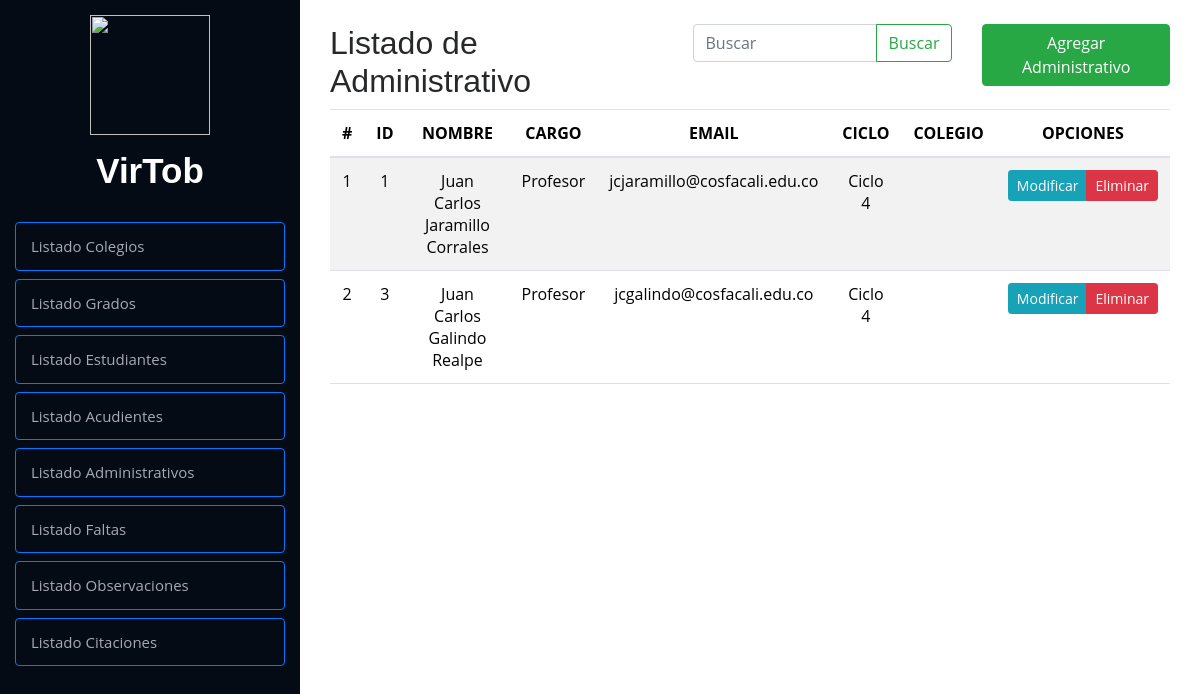
Page /crud/listaAdministrativo/ on the committed database.
### Modulos/Observador/models.py (models this page shows, shortened)
class Administrativos(models.Model):
    idAdministrativo = models.AutoField(primary_key=True)
    nombre = models.CharField(max_length=100)
    apellido = models.CharField(max_length=100)
    cargos = [  # Lista de tuplas para choices
        ('profesor', 'Profesor'),
        ('directivo', 'Directivo'),
    ]
    cargo = models.CharField(max_length=9, choices=cargos, default='profesor')
    ciclo = models.CharField(max_length=12, null=True, blank=True)
    correo = models.EmailField(max_length=100)
    contrasena = models.CharField(max_length=100)
    class Meta:
        verbose_name = 'Administrativos'

### Modulos/Observador/views.py (the view, shortened to what this page needs)
# urls.py: path('listaAdministrativo/', listaAdministrativo, name='listaAdministrativo'),
def listaAdministrativo(request):
    query = request.GET.get("buscar", "")  # Obtener el valor del input
    administrativos = Administrativos.objects.all()  # Obtiene todos los registros
    return render(request, 'listas/administrativos.html', {'administrativo': administrativos, "query": query})

### Modulos/Observador/templates/listas/administrativos.html (shortened to what this page needs)
{% extends "../index.html" %}
{% load static %}
        {% block contenido %}
        <div class="container py-4">
            <div class="row">
                <div class="col-md-12">
                    <div class="row">
                        <div class="col-5">
                            <h2>Listado de Administrativo</h2>
                        </div>
                        <div class="col-4">
                            <form class="d-flex" method="GET">
                                <div class="input-group">
                                    <input type="text" class="form-control" placeholder="Buscar" name="buscar"
                                        value="{{ query }}" aria-label="Search">
                                    <button class="btn btn-outline-success" type="submit">Buscar</button>
                                </div>
                            </form>
                        </div>
                        <div class="col-3">
                            <a href="{% url 'agregarAdministrativo' %}" class="btn btn-success">Agregar Administrativo</a>
                        </div>
                    </div>
                    <div class="table-responsive">
                        <table class="table table-striped">
                            <thead>
                                <tr>
                                    <th>#</th>
                                    <th>ID</th>
                                    <th>NOMBRE</th>
                                    <th>CARGO</th>
                                    <th>EMAIL</th>
                                    <th>CICLO</th>
                                    <th>COLEGIO</th>
                                    <th>OPCIONES</th>
                                </tr>
                            </thead>
                            <tbody>
                                {% if administrativo %}
                                {% for administrativo in administrativo %}
                                <tr>
                                    <td class="">{{ forloop.counter }}</td>
                                    <td class="">{{ administrativo.idAdministrativo }}</td>
                                    <td class="">{{ administrativo.nombre }} {{ administrativo.apellido }}</td>
                                    <td class="">{{ administrativo.cargo }}</td>
                                    <td class="">{{ administrativo.correo }}</td>
                                    <td class="">{{ administrativo.ciclo }}</td>
                                    <td class="">{{ administrativo.idColegio }}</td>
                                    <td>
                                        <div class="btn-group btn-group-sm" role="group" aria-label="Basic example">
                                            <a href="{% url 'modificarAdministrativo' administrativo.idAdministrativo %}"
                                                class="btn btn-info btn-sm">
                                                Modificar
                                            </a>
                                            <a href="#" onclick="eliminarAdministrativos({{ administrativo.idAdministrativo }})"
                                                class="btn btn-danger btn-sm">
                                                Eliminar
                                            </a>
                                        </div>
                                    </td>
                                </tr>
                                {% endfor %}
                                {% else %}
                                <tr>
                                    <td colspan="8" class="text-center text-danger">⚠ No se encontraron resultados</td>
                                </tr>
                                {% endif %}
                            </tbody>
                        </table>
                    </div>
                </div>
            </div>
        </div>
        {% endblock %}

### observadorVirtual/static/css/style.css (style rules this page uses)
body { font-family: "Open Sans", sans-serif; color: #272829; }
a { color: #149ddd; }
h1, h2, h3, h4, h5, h6 { font-family: "Raleway", sans-serif; }
th, td { text-align: center; vertical-align: middle; }

### rows in the picture
Administrativos: idAdministrativo "1", nombre "Juan Carlos", apellido "Jaramillo Corrales", cargo "Profesor", correo "jcjaramillo@cosfacali.edu.co", ciclo "Ciclo 4"
Administrativos: idAdministrativo "3", nombre "Juan Carlos", apellido "Galindo Realpe", cargo "Profesor", correo "jcgalindo@cosfacali.edu.co", ciclo "Ciclo 4"
